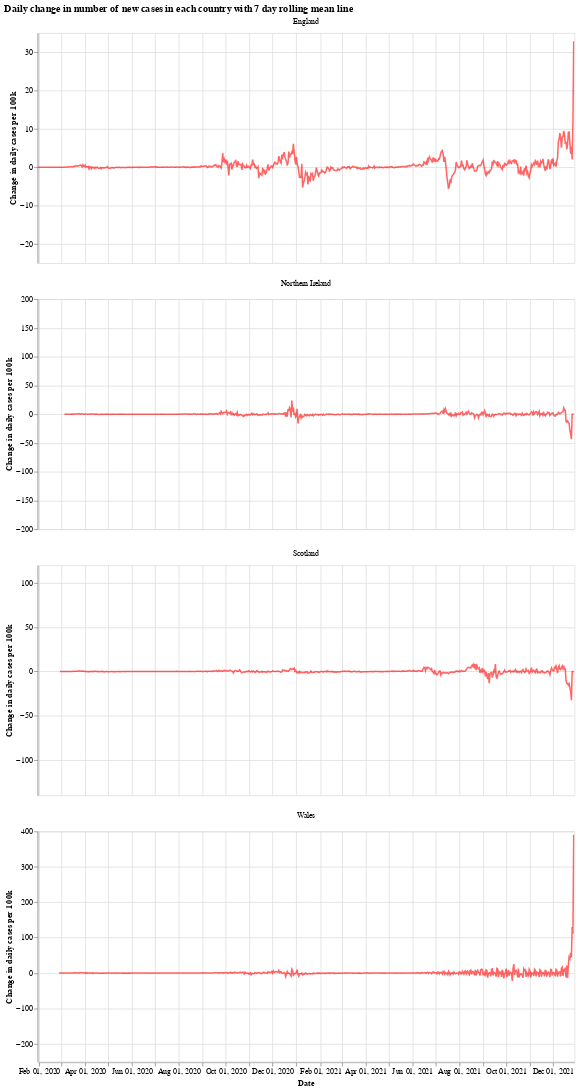

Here is the notebook cell this chart was saved with:
### Markdown cell above
We will use the Python library `Altair` for visualising the data, see the [altair docs](https://altair-viz.github.io/) for more information.

First we have a graph which shows the daily change in the number of new cases for each country. This number jumps up and down all over the place, which is likely due to delay in reporting of new cases over the weekend. Another interesting thing is that it looks like the daily cases in Wales experienced a much shorter period of calm over the summer (calm in the sense of daily cases not jumping up and down).

The orange bars are days when the number of new cases (per 100k population) was more than the previous day, while the blue are days when the number of new cases dropped. The red line is the 7 day moving average. 

When the moving average line is below 0, it means that there is a consistent drop in new cases. We can see this clearly happening around the times that lockdowns were introduced (though, to varying degrees). I will update the graphs soon with a marker of when each lockdown started.

### Code cell
# collapse
import altair as alt

bars = alt.Chart(uk_cases).mark_bar().encode(
    x=alt.X("yearmonthdate(date):T", axis=alt.Axis(title='Date')),
    y=alt.Y("casesChangeRate:Q", axis=alt.Axis(title='Change in daily cases per 100k')),
    tooltip='casesChange',
    color=alt.condition(
        alt.datum.casesChangeRate > 0,
        alt.value("orange"),  # The positive color
        alt.value("blue")  # The negative color
    )
).properties(title='Daily change in number of new cases with 7 day rolling mean',width=700).interactive()

line = alt.Chart(uk_cases).mark_line(
    color='red',
    size=2,
    opacity=0.6
).transform_window(
    rolling_mean='mean(casesChangeRate)',
    frame=[0, 7],
    groupby=['areaName']
).encode(
    x='yearmonthdate(date):T',
    y='rolling_mean:Q'
)

alt.layer(bars, line, data=uk_cases).facet(alt.Column(
    'areaName', title=''), columns=1).resolve_scale(y='independent').properties(title='Daily change in number of new cases in each country with 7 day rolling mean line')

### Figure 1 — Vega-Lite specification as saved in the notebook (floating-point values rounded to 4 significant figures; data arrays with more than 128 entries replaced by an {"elided": "..."} marker saying what was removed)
{"config": {"view": {"continuousWidth": 400, "continuousHeight": 300}}, "data": {"name": "data-b0fa7c2dfe5f42a8690853ff88770778"}, "facet": {"type": "nominal", "field": "areaName", "title": ""}, "spec": {"layer": [{"mark": "bar", "encoding": {"color": {"condition": {"value": "orange", "test": "(datum.casesChangeRate > 0)"}, "value": "blue"}, "tooltip": {"type": "quantitative", "field": "casesChange"}, "x": {"type": "temporal", "axis": {"title": "Date"}, "field": "date", "timeUnit": "yearmonthdate"}, "y": {"type": "quantitative", "axis": {"title": "Change in daily cases per 100k"}, "field": "casesChangeRate"}}, "selection": {"selector001": {"type": "interval", "bind": "scales", "encodings": ["x", "y"]}}, "title": "Daily change in number of new cases with 7 day rolling mean", "width": 700}, {"mark": {"type": "line", "color": "red", "opacity": 0.6, "size": 2}, "encoding": {"x": {"type": "temporal", "field": "date", "timeUnit": "yearmonthdate"}, "y": {"type": "quantitative", "field": "rolling_mean"}}, "transform": [{"window": [{"op": "mean", "field": "casesChangeRate", "as": "rolling_mean"}], "frame": [0, 7], "groupby": ["areaName"]}]}]}, "columns": 1, "resolve": {"scale": {"y": "independent"}}, "title": "Daily change in number of new cases in each country with 7 day rolling mean line", "$schema": "https://vega.github.io/schema/vega-lite/v4.8.1.json", "datasets": {"data-b0fa7c2dfe5f42a8690853ff88770778": {"elided": "2704 records"}}}
